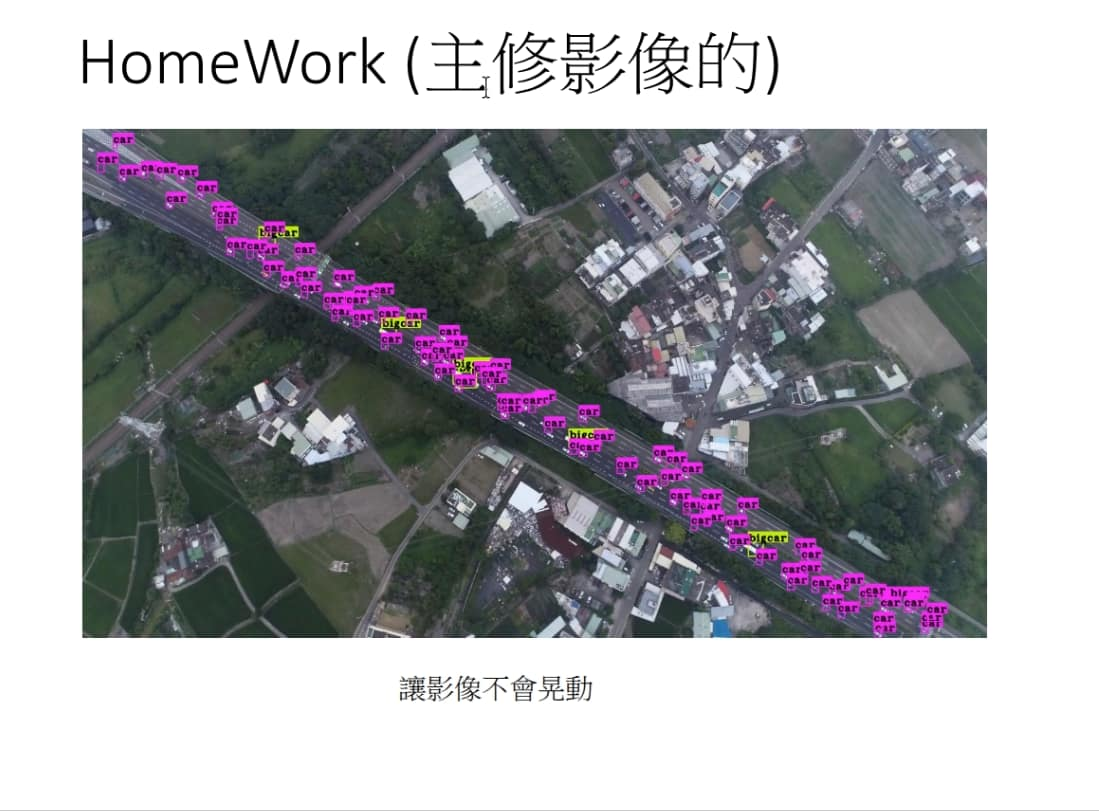
#> input picture Smart_drone_hw/NO_shake.jpeg, 1099 x 811 px
$ python -i stabalize.py   (imports and definitions only)
#> lines starting #> are read from the running program, lines starting #| are printed output that depends on the picture
import cv2
import numpy as np
import os

def smooth_trajectory(trajectory, radius=30):
    smoothed = np.copy(trajectory)
    for i in range(3):  # x, y, angle
        smoothed[:, i] = cv2.blur(trajectory[:, i].reshape(-1, 1), (radius, 1)).flatten()
    return smoothed

def fix_border(frame):
    s = frame.shape
    scale = 1.04  # Slight zoom to avoid black borders
    T = cv2.getRotationMatrix2D((s[1]//2, s[0]//2), 0, scale)
    return cv2.warpAffine(frame, T, (s[1], s[0]))

def stabilize_video(input_path, output_path):
#> called with input_path = 'NO_shake.jpeg', output_path = 'out.png'
    cap = cv2.VideoCapture(input_path)

    n_frames = int(cap.get(cv2.CAP_PROP_FRAME_COUNT))
    w = int(cap.get(cv2.CAP_PROP_FRAME_WIDTH))
    h = int(cap.get(cv2.CAP_PROP_FRAME_HEIGHT))
    fps = cap.get(cv2.CAP_PROP_FPS)

    _, prev = cap.read()
#> prev is the input picture: shape (811, 1099, 3); mean B, G, R 168.3, 164.7, 164.5
    prev_gray = cv2.cvtColor(prev, cv2.COLOR_BGR2GRAY)
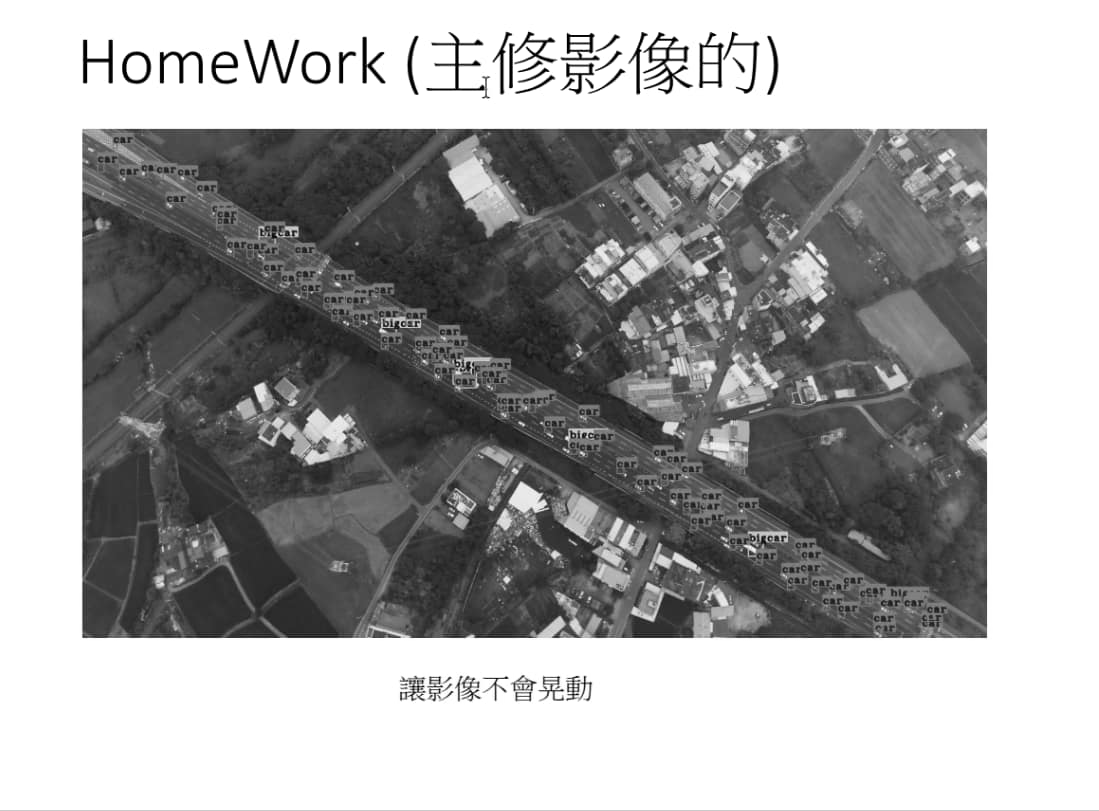
#> prev_gray: shape (811, 1099); min 0, max 255, mean 165.1

    transforms = []

    for _ in range(n_frames - 1):
        success, curr = cap.read()
        if not success:
            break
        curr_gray = cv2.cvtColor(curr, cv2.COLOR_BGR2GRAY)
        flow = cv2.calcOpticalFlowFarneback(prev_gray, curr_gray,
                                            None, 0.5, 3, 15, 3, 5, 1.2, 0)

        dx = np.mean(flow[..., 0])
        dy = np.mean(flow[..., 1])
        da = 0  # No rotation estimation in this basic method

        transforms.append([dx, dy, da])
        prev_gray = curr_gray
#> after the loop, transforms = []

    trajectory = np.cumsum(transforms, axis=0)
#> trajectory = empty array
    smoothed_trajectory = smooth_trajectory(np.array(trajectory))
    difference = smoothed_trajectory - trajectory
    transforms_smooth = transforms + difference

    cap.set(cv2.CAP_PROP_POS_FRAMES, 0)
    out = cv2.VideoWriter(output_path, cv2.VideoWriter_fourcc(*'mp4v'), fps, (w, h))

    _, frame = cap.read()
    prev_gray = cv2.cvtColor(frame, cv2.COLOR_BGR2GRAY)
    out.write(fix_border(frame))

    for i in range(len(transforms_smooth)):
        success, frame = cap.read()
        if not success:
            break

        dx, dy, da = transforms_smooth[i]
        m = np.array([[1, 0, dx], [0, 1, dy]], dtype=np.float32)

        frame_stabilized = cv2.warpAffine(frame, m, (w, h))
        frame_stabilized = fix_border(frame_stabilized)
        out.write(frame_stabilized)

    cap.release()
    out.release()
    print(f"Stabilized video saved to: {output_path}")

# [7 lines not run here, left out]

#> (the run stopped early here; a loop or call above may not have finished)
